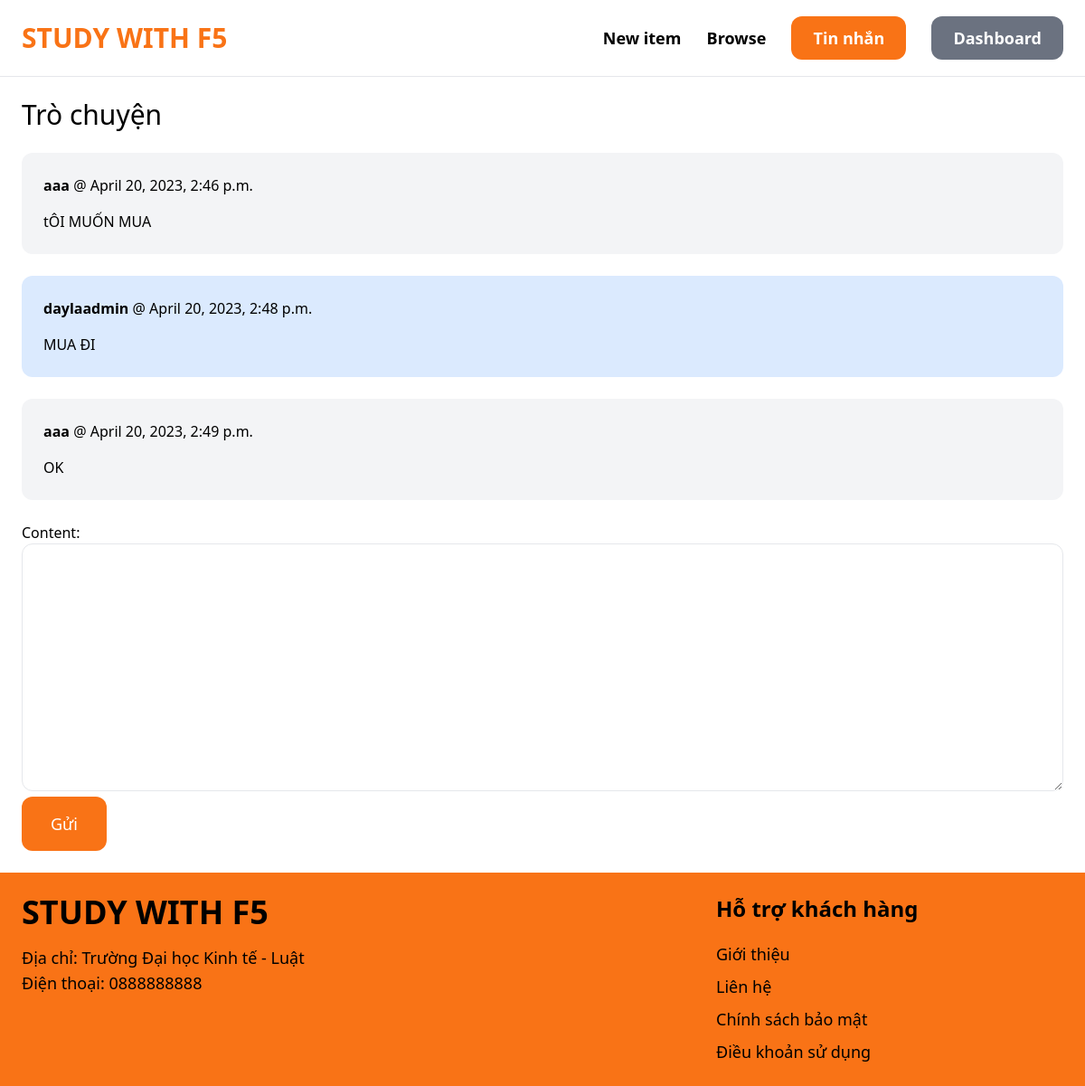
The page /inbox/1/ (signed in) on the database its author committed.
### conversation/models.py (models this page shows)
class ConversationMessage(models.Model):
    conversation = models.ForeignKey(Conversation, related_name='messages', on_delete=models.CASCADE)
    content = models.TextField()
    created_at = models.DateTimeField(auto_now_add=True)
    created_by = models.ForeignKey(User, related_name='created_messages', on_delete=models.CASCADE)

### conversation/views.py (the view)
# urls.py: path('<int:pk>/', views.detail, name='detail'),
@login_required
def detail(request, pk):
    conversation = Conversation.objects.filter(members__in=[request.user.id]).get(pk=pk)
    if request.method == 'POST':
        form = ConversationMessageForm(request.POST)
        if form.is_valid():
            conversation_message = form.save(commit=False)
            conversation_message.conversation = conversation
            conversation_message.created_by = request.user
            conversation_message.save()
            conversation.save()
            return redirect('conversation:detail', pk=pk)
    else:
        form = ConversationMessageForm()
    return render(request, 'conversation/detail.html', {
        'conversation': conversation,
        'form': form
    })

### conversation/forms.py
class ConversationMessageForm(forms.ModelForm):
    class Meta:
        model = ConversationMessage
        fields = ('content',)
        widgets = {
            'content': forms.Textarea(attrs={
                'class': 'w-full py-4 px-6 rounded-xl border'
            })
        }

### conversation/templates/conversation/detail.html (shortened to what this page needs)
{% extends 'core/base.html' %}
{% block content %}
<h1 class="mb-6 text-3xl">Trò chuyện</h1>
<div class="space-y-6">
    {% for message in conversation.messages.all %}
        <div class="p-6 flex {% if message.created_by == request.user %}bg-blue-100{% else %}bg-gray-100{% endif %} rounded-xl">
            <div>
                <p class="mb-4"><strong>{{ message.created_by.username }}</strong> @ {{ message.created_at }}</p>
                <p>{{ message.content }}</p>
            </div>
        </div>
    {% endfor %}
</div>
<form method="post" action="." class="mt-6">
    {{ form.as_p }}
    <button class="py-4 px-8 text-lg bg-orange-500 hover:bg-orange-700 rounded-xl text-white">Gửi</button>
</form>
{% endblock %}

### rows shown on the page
ConversationMessage: created_by.username "aaa", created_at "April 20, 2023, 2:46 p.m.", content "tÔI MUỐN MUA"
ConversationMessage: created_by.username "daylaadmin", created_at "April 20, 2023, 2:48 p.m.", content "MUA ĐI"
ConversationMessage: created_by.username "aaa", created_at "April 20, 2023, 2:49 p.m.", content "OK"
